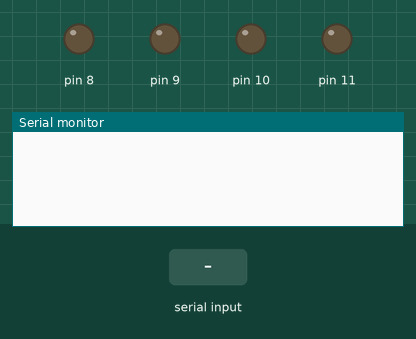
A sketch run on a simulated Arduino Uno, built with avr-gcc and run on an emulated ATmega328P. Shown: output pins drawn as LEDs (lit = HIGH), the last lines printed to the serial monitor. Inputs (shaded band) come from the test bench.

Above: at 1.2 s.
1.3 s: "90,45\n" received over Serial
At 2.5 s:
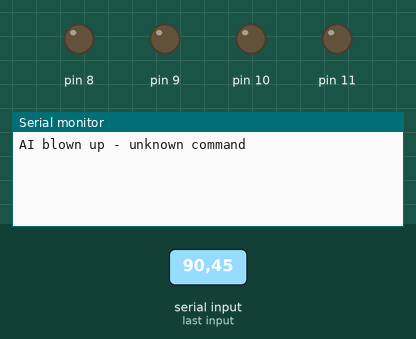
2.8 s: "f90\n" received over Serial
At 3.7 s:
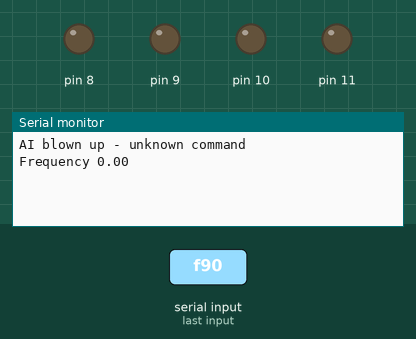
4.3 s: "s90\n" received over Serial
At 4.9 s:
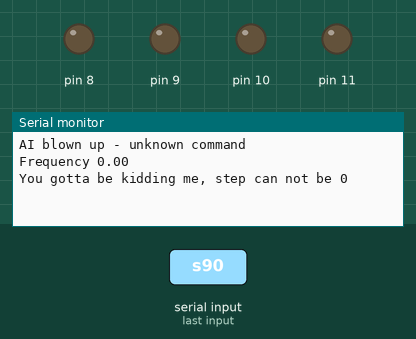

Measured:
- after the input at 1.3 s, the serial monitor: prints a new line at once (image 1)
- after the input at 2.8 s, the serial monitor: prints a new line at once (image 2)
- after the input at 4.3 s, the serial monitor: prints a new line at once (image 3)

The sketch:

Successful_Sweep.ino
```cpp
/*
Simple controller for AD9850 modules
Uses serial protocol (refer to AD9850 datasheet what pins need to be pulled up/down
Uses library by Elecfreaks http://elecfreaks.com/store/download/datasheet/breakout/DDS/EF_AD9850_library.zip
(for use with chipkit delete that unnecessary line "#include <avr/pgmspace.h>" from .h file)
Fix the pin numbers used to communicate with module
Serial comms - 9600, NewLine (0x0A) denotes end of input,
f 10000 - set frequency
s 20 20000 10 1000 - sweep from frequency to frequency using this step size in that many milliseconds
o 10 10000 5 3000 - oscillating sweep from frequency to frequency and back using this step size in that many ms
NB! no error checking in input, code relies on intelligence of user
*/

#include <EF_AD9850.h>
#define MAXBUF 40

// FIXME set up pins to match your case
// parameters in following order - CLK, FQUP, RESET, DATA
EF_AD9850 AD9850(11, 10, 8, 9);
double freqValue = 0;
double freqStart = 0;
double freqEnd = 0;
double freqStep = 0;
int sweepDelay = 0;
char freqStr[MAXBUF];
int bufPos = 0;
char byteIn = 0;
int mode = 0;
int debugDelay = 0;

void setup() {
  AD9850.init();
  AD9850.reset();
  Serial.begin(9600);
  memset(freqStr, 0, sizeof(freqStr));
}

void loop() {
  if (mode == 1 || mode == 2) {

    // Read the analog voltage at A1 pin.
    // Convert the data of 0-1023 to a voltage value and output it to the serial monitor.
    int sensorValue = analogRead(A0);
    float voltage = sensorValue * (3.3 / 1023.0);
    Serial.println(voltage);


    if (((freqStep > 0.0) && (freqValue + freqStep <= max(freqStart, freqEnd))) || ((freqStep < 0.0) && (freqValue + freqStep >= min(freqStart, freqEnd))))
      freqValue += freqStep;
    else if (mode == 1)
      freqValue = freqStart;
    else {
      freqStep *= -1;
      freqValue += freqStep;
    }
    AD9850.wr_serial(0, freqValue);
  }
  while (Serial.available()) {
    byteIn = Serial.read();
    if (bufPos < sizeof(freqStr))
      freqStr[bufPos++] = byteIn;
    else {
      bufPos = 0;
      byteIn = 0;
      memset(freqStr, 0, sizeof(freqStr));
      Serial.println("Command too long. Ignored.");
    }
  }
  if (byteIn == 0x0a) {
    switch (freqStr[0]) {
      case 'f':
        mode = 0;
        freqValue = strtod(freqStr + 2, NULL);
        freqEnd = 0;
        freqStep = 0;
        sweepDelay = 0;
        Serial.print("Frequency ");
        Serial.println(freqValue);
        break;
      case 's':
      case 'o':
        char *fEnd1, *fEnd2;
        freqStart = abs(strtod(freqStr + 2, &fEnd1));
        freqEnd = abs(strtod(fEnd1, &fEnd2));
        freqStep = abs(strtod(fEnd2, &fEnd1));
        if (freqStep == 0) {
          Serial.println("You gotta be kidding me, step can not be 0");
          break;
        }
        sweepDelay = abs(atoi(fEnd1));
        if (freqStr[0] == 's') {
          mode = 1;
          Serial.print("Sweep");
        } else {
          mode = 2;
          Serial.print("Oscillate sweep");
        }
        Serial.print(" start freq. ");
        Serial.print(freqStart);
        Serial.print(" end freq. ");
        Serial.print(freqEnd);
        Serial.print(" step ");
        Serial.print(freqStep);
        Serial.print(" time ");
        Serial.println(sweepDelay);
        sweepDelay /= abs(freqEnd - freqStart) / freqStep;
        if (mode == 2)
          sweepDelay /= 2;
        if (freqStart > freqEnd)
          freqStep *= -1;
        freqValue = freqStart;
        break;
      default:
        Serial.println("AI blown up - unknown command");
    }
    memset(freqStr, 0, sizeof(freqStr));
    byteIn = 0;
    bufPos = 0;
    AD9850.wr_serial(0, freqValue);
  }
}
```

EF_AD8950.cpp
```cpp
// (licence header left out)
#include "EF_AD9850.h"


EF_AD9850::EF_AD9850(int D_CLK, int D_FQUP, int D_REST, int D_BitData)
	{
		pinMode(D_REST, OUTPUT);
   	pinMode(D_FQUP, OUTPUT);
   	pinMode(D_CLK , OUTPUT);
   	pinMode(D_BitData, OUTPUT);


   	CLK = D_CLK;
   	FQUP= D_FQUP;
   	REST= D_REST;
   	BitData = D_BitData;
	}


void EF_AD9850::init(void)
	{
		digitalWrite(REST, 0);
   	digitalWrite(FQUP, 0);
   	digitalWrite(CLK, 0);
   	digitalWrite(BitData, 0);
	}

void EF_AD9850::reset(void)
	{
		digitalWrite(CLK, 0);
	  digitalWrite(FQUP, 0);
	  //Reset signal
	  digitalWrite(REST, 0);
	  digitalWrite(REST, 1);
	  digitalWrite(REST, 0);
	  //Clk  signal
	  digitalWrite(CLK, 0);
	  digitalWrite(CLK, 1);
	  digitalWrite(CLK, 0);
	  //Fq-up signal
	  digitalWrite(FQUP, 0);
	  digitalWrite(FQUP, 1);
	  digitalWrite(FQUP, 0);

	}

void EF_AD9850::wr_serial(unsigned char w0,double frequence)
	{
		unsigned char i,w;
	  long int y;
	  double x;

	  //Calculate the frequency of the HEX value
	  x=4294967295/125;//Suitable for 125M Crystal
	  frequence=frequence/1000000;
	  frequence=frequence*x;
	  y=frequence;

	  //write w4
	  w=(y>>=0);
	  for(i=0; i<8; i++)
	  {
	    digitalWrite(BitData, (w>>i)&0x01);
	    digitalWrite(CLK, 1);
	    digitalWrite(CLK, 0);
	  }
	  //write w3
	  w=(y>>8);
	  for(i=0; i<8; i++)
	  {
	    digitalWrite(BitData, (w>>i)&0x01);
	    digitalWrite(CLK, 1);
	    digitalWrite(CLK, 0);
	  }
	  //write w2
	  w=(y>>16);
	  for(i=0; i<8; i++)
	  {
	    digitalWrite(BitData, (w>>i)&0x01);
	    digitalWrite(CLK, 1);
	    digitalWrite(CLK, 0);
	  }
	  //write w1
	  w=(y>>24);
	  for(i=0; i<8; i++)
	  {
	    digitalWrite(BitData, (w>>i)&0x01);
	    digitalWrite(CLK, 1);
	    digitalWrite(CLK, 0);
	  }
	  //write w0
	  w=w0;
	  for(i=0; i<8; i++)
	  {
	    digitalWrite(BitData, (w>>i)&0x01);
	    digitalWrite(CLK, 1);
	    digitalWrite(CLK, 0);
	  }
	  digitalWrite(FQUP, 1);
	  digitalWrite(FQUP, 0);
	}

void EF_AD9850::wr_parrel(unsigned char w0,double frequence)
	{

	}
```

EF_AD9850.h
```cpp
// (licence header left out)
#ifndef __EF_AD9850_H__
#define __EF_AD9850_H__

#include "WProgram.h"
#include <avr/pgmspace.h>


class EF_AD9850{
	public:
		 EF_AD9850(int D_CLK, int D_FQUP, int D_REST, int D_BitData);
     void init(void);
     void reset(void);
     void wr_serial(unsigned char w0,double frequence);
     void wr_parrel(unsigned char w0,double frequence);

   private:
     int BitData, FQUP, REST, Mode, CLK;

};

#endif
```
